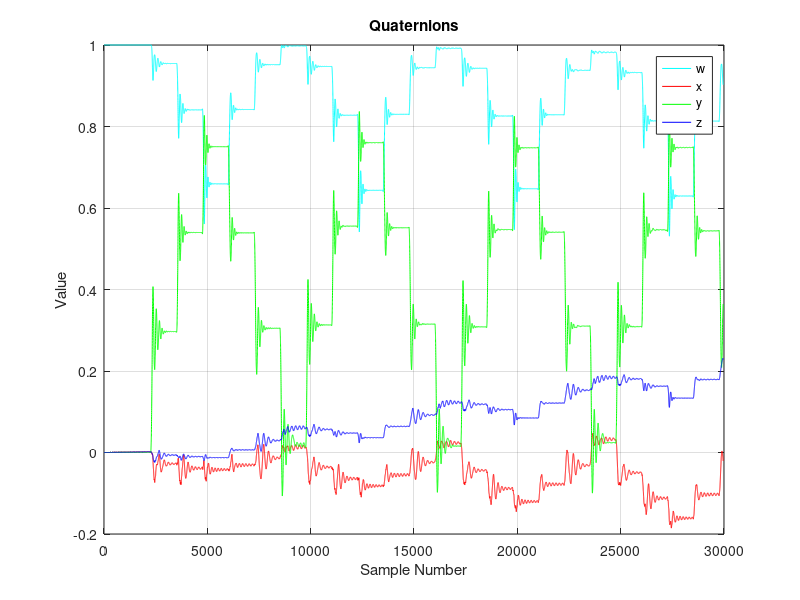
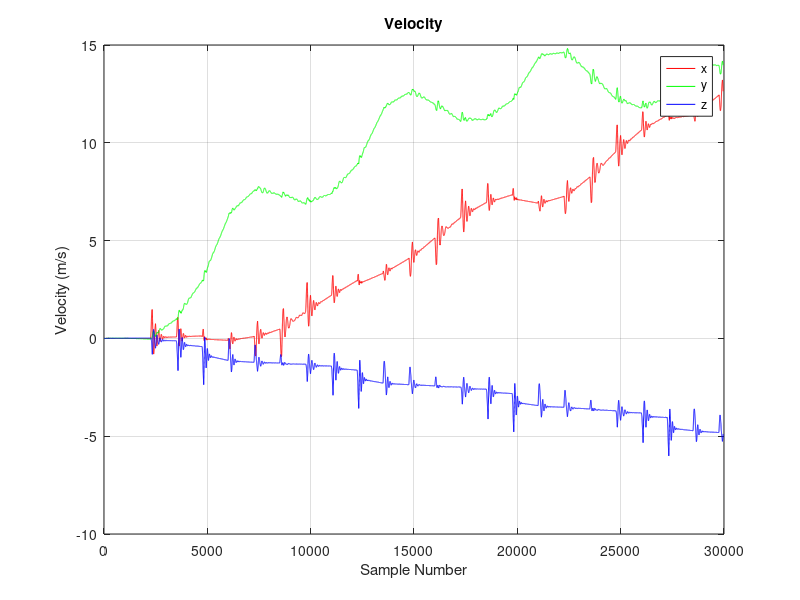
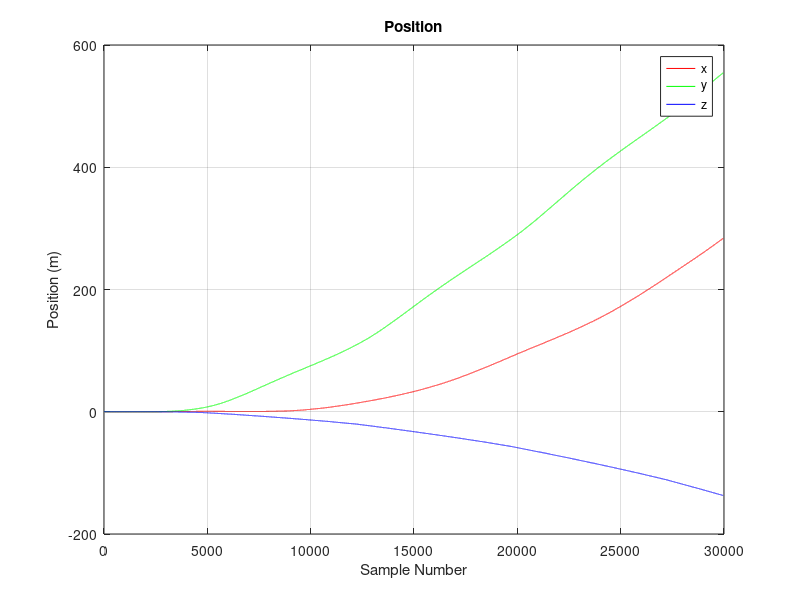

MATLAB code to generate these figures, in order:
# Load Quaternion pkg
pkg load quaternion;

# Parameters
filter = 3; % 0 = "raw", 1 = "static cal", 2 = "simple cal + mvavg", 3 = "simple cal + fir", 4 = "simple cal + kalman", 5 = "simple cal + no filter"
gyr_sens = 32.8;
acc_sens = 8192;
delta_t = 1/500;
grav_raw = acc_sens;
gravity = 9.80665;
f_norm = [0; 0; acc_sens];
v = [0; 0; 0];
s = [0; 0; 0];

# Load Data
if (filter == 1)
	load ('calibrated.mat', 'cal');
	data = cal;
	filter_str = "cal";
	f_norm = [331; -263; 8082];
	grav_raw = 8082;
elseif (filter == 2)
	load('mvavg_simple_cal.mat', 'mvavg');
	data = mvavg;
	filter_str = "mvavg";
	load('fnorm.mat', 'f_norm');
elseif (filter ==  3)
	load('fir_simple_cal.mat', 'firfil');
	data = firfil;
	filter_str = "fir";
	load('fnorm.mat', 'f_norm');
elseif (filter == 4)
	load('kalman_simple_cal.mat', 'kalmanfil');
	data = kalmanfil;
	filter_str = "kalman";
	load('fnorm.mat', 'f_norm');
elseif (filter == 5)
	load('simple_calibration.mat', 'cal');
	data = cal;
	filter_str = "simple_cal";
	load('fnorm.mat', 'f_norm');
else
	data = load('data.txt');
	filter_str = "raw";
endif

# Create Outfile Strings
outfile = strcat("quat_", filter_str, "_noFusion");
q_mat_outfile = strcat("quat_", filter_str, "_noFusion.mat");
avs_outfile = strcat("avs_", filter_str, "_noFusion.mat");

#Read in data and convert
gx = data(:,1) / gyr_sens;
gy = data(:,2) / gyr_sens;
gz = data(:,3) / gyr_sens;
ax = data(:,4) / acc_sens;
ay = data(:,5) / acc_sens;
az = data(:,6) / acc_sens;

# Absolute Quaternion
quat_abs = quaternion(1, 0, 0, 0);

# Convert Normal Force to G
f_norm = f_norm / acc_sens;

# Compute Quaternions
for i = 1:length(gx)
  
  #Get data set
  gyr = [gx(i); gy(i); gz(i)];
  acc = [ax(i); ay(i); az(i)];
  
  #Convert to radians
  gyr_rad = gyr * pi/180;
  
  # Normalize Gyr
  gyr_norm_sc = norm(gyr_rad);
  if (gyr_norm_sc != 0)
    gyr_norm = gyr_rad / gyr_norm_sc;
  else 
    gyr_norm_sc = 1;
  endif
  
  # Integrate --> rotation angle
  angle = gyr_norm_sc * delta_t;
  
  # Construct Quaternion
  quat_rel = quaternion(cos(angle/2), gyr_norm(1,1)*sin(angle/2), gyr_norm(2,1)*sin(angle/2), gyr_norm(3,1)*sin(angle/2));
  
  # Compute Absolute rotation
  quat_abs = quat_abs * quat_rel;
  
  # Keep track of quaternions for plot
  ow(i) = quat_abs.w;
  ox(i) = quat_abs.x;
  oy(i) = quat_abs.y;
  oz(i) = quat_abs.z;
  
  ################ Velocity and Position ################

  
  #Helper Computations
  qw_qw = ow(i) * ow(i);
  qw_qx = ow(i) * ox(i);
  qw_qy = ow(i) * oy(i);
  qw_qz = ow(i) * oz(i);
  qx_qx = ox(i) * ox(i);
  qx_qy = ox(i) * oy(i);
  qx_qz = ox(i) * oz(i);
  qy_qy = oy(i) * oy(i);
  qy_qz = oy(i) * oz(i);
  qz_qz = oz(i) * oz(i);
  
  #Quaternion to Rotation Matrix
  rot = [(qw_qw + qx_qx - qy_qy - qz_qz) 	(2 * qx_qy + 2 * qw_qz) 	(2 * qx_qz - 2 * qw_qy); 
	  (2 * qx_qy - 2 * qw_qz) 		(qw_qw - qx_qx + qy_qy - qz_qz) (2 * qy_qz + 2 * qw_qx)
	  (2 * qx_qz + 2 * qw_qy) 		(2 * qy_qz - 2 * qw_qx) 	(qw_qw - qx_qx - qy_qy + qz_qz)];
  
  #Get Transpose
  rot_t = transpose(rot);
  
  #Compute Intertial Acceleration
  acc_i = rot_t * acc - f_norm;
  
  #Convert to m/s^2
  acc_i_c = acc_i * gravity;
  
  # Get current acceleration
  if ( i == 1 )
    a_curr = [0; 0; 0];
  else
    a_curr = acc_i_c;
  endif;
  
  #Compute Velocity (first integration)
  v_curr = v + a_curr * delta_t; %v + acc_i_c * delta_t;
  
  #Compute Position (second integration)
  s_curr = s + v_curr * delta_t; %s + v*delta_t + 0.5 * acc_i_c * delta_t^2;
  
  #Replace old velocity and position by new ones
  v = v_curr;
  s = s_curr;
  
  # Keep track of velocity and position for plots
  oax(i) = a_curr(1,1);
  oay(i) = a_curr(2,1);
  oaz(i) = a_curr(3,1);
  vx(i) = v(1,1);
  vy(i) = v(2,1);
  vz(i) = v(3,1);
  sx(i) = s(1,1);
  sy(i) = s(2,1);
  sz(i) = s(3,1);
endfor

# Plot Quaternion
plot(ow, "c");
hold on;
plot(ox, "r");
hold on;
plot(oy, "g");
hold on;
plot(oz, "b");
hold on;

# Set up Plot
grid on;
title('Quaternions');
xlabel('Sample Number');
ylabel('Value');
legend('w', 'x', 'y', 'z');
hold off;

# Print
print(strcat(outfile, '.pdf'));

# Prepare for Data Export
qw = rot90(ow, -1);
qx = rot90(ox, -1);
qy = rot90(oy, -1);
qz = rot90(oz, -1);
oax = rot90(oax, -1);
oay = rot90(oay, -1);
oaz = rot90(oaz, -1);
vx = rot90(vx, -1);
vy = rot90(vy, -1);
vz = rot90(vz, -1);
sx = rot90(sx, -1);
sy = rot90(sy, -1);
sz = rot90(sz, -1);

# Data Export for IMU Viewer
out = [qw qx qy qz sx sy sz];
save(q_mat_outfile, 'out');

# Data Export for Fusion with UWB
avs = [oax oay oaz vx vy vz sx sy sz];
save(avs_outfile, 'avs');



# Plot Velocity
plot(vx, "r");
hold on;
plot(vy, "g");
hold on;
plot(vz, "b");
hold on;

# Set up Plot
grid on;
title('Velocity');
xlabel('Sample Number');
ylabel('Velocity (m/s)');
legend('x', 'y', 'z');
hold off;

# Print Velocity
print("-append", strcat(outfile, '.pdf'));

# Plot Position
plot(sx, "r");
hold on;
plot(sy, "g");
hold on;
plot(sz, "b");
hold on;

# Set up Plot
grid on;
title('Position');
xlabel('Sample Number');
ylabel('Position (m)');
legend('x', 'y', 'z');
hold off;

# Print Position
print("-append", strcat(outfile, '.pdf'));